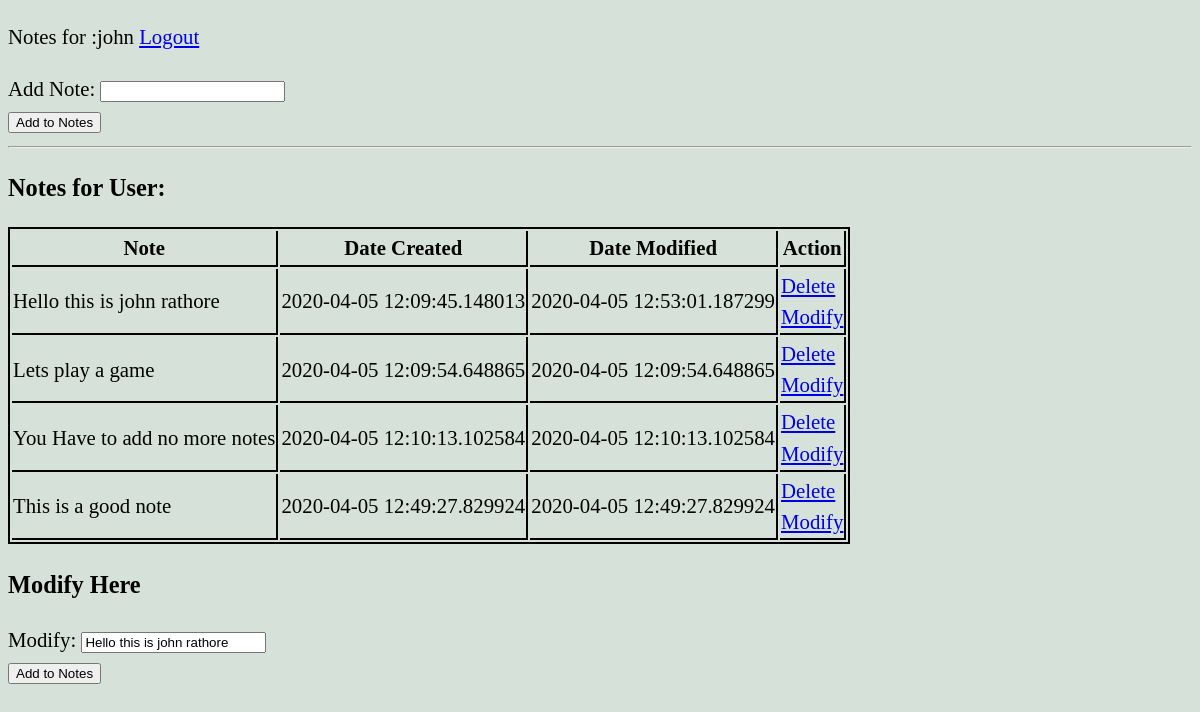
Page /update/1/1 on the committed database.
### app.py (models this page shows, shortened)
class User(db.Model):
    id=db.Column(db.Integer,primary_key=True)
    username=db.Column(db.String(200),nullable=False)
    password=db.Column(db.String(200),nullable=False)
    logged_in=db.Column(db.Boolean,default=False)

class Note(db.Model):
    id=db.Column(db.Integer,primary_key=True)
    content=db.Column(db.String(500),nullable=False)
    date_created=db.Column(db.DateTime,default=datetime.now())
    date_modified=db.Column(db.DateTime,default=datetime.now())
    user_id=db.Column(db.Integer, db.ForeignKey('user.id'),
        nullable=False)
    user = db.relationship('User',
        backref=db.backref('notes', lazy=True)
        )

### app.py (the view, shortened to what this page needs)
@app.route('/update/<int:uid>/<int:id>',methods=['GET','POST'])
def modify(uid,id):
    user=User.query.filter_by(id=uid).first()
    note=Note.query.filter_by(id=id).first()
    mod=False
    return render_template('notes.html',user=user,notes=user.notes,note=note,modify=True)

### templates/notes.html (shortened to what this page needs)
 {%extends 'base.html'%}
 {%block body%}
 <p>
    Notes for :{{user.username}}
    <a href="/logout/{{user.id}}">
        Logout
    </a>
</p>
 <form action="/notes/{{user.id}}" method="post">
   Add Note: <input type="text" name="content">
   <br>
   <input type="submit" value="Add to Notes">
</form>
<hr>
<h3>Notes for User:</h3>
<table>
<thead>
    <tr>
        <th>Note</th>
        <th>Date Created</th>
        <th>Date Modified</th>
        <th>Action</th>
    </tr>
</thead>
<tbody>
    {%for note in notes%}
    <tr>
    <td>{{note.content}}</td>
    <td>{{note.date_created}}</td>
    <td>{{note.date_modified}}</td>
    <td><a href="/delete/{{user.id}}/{{note.id}}">Delete</a>
        <br>
    <a href="/update/{{user.id}}/{{note.id}}">Modify</a>
    </td>
</tr>
    {%endfor%}
</tbody>
</table>
{%if modify%}
<h3>Modify Here</h3>
 <p>
    <form action="/update/{{user.id}}/{{note.id}}" method="post">
        Modify: <input type="text" name="content" value="{{note.content}}">
        <br>
        <input type="submit" value="Add to Notes">
     </form>
 </p>
 {%endif%}
 {%endblock%}

### templates/base.html (shortened to what this page needs)
<!DOCTYPE html>
<html lang="en">
<head>
    <link rel="stylesheet" href="{{url_for('static',filename='main.css')}}">
</head>
<body>
    {%block body%}{%endblock%}
</body>
</html>

### static/main.css (style rules this page uses)
body { background-color: rgb(214, 226, 217); font-family: Cambria, Cochin, Georgia, Times, 'Times New Roman', serif; font-size: 1.3em; line-height: 1.5em; }
table,td,th { border: 2px black solid; }
td,th { border-left: none; border-top: none; }

### rows in the picture
User: username "john"
Note: content "Hello this is john rathore", date_created "2020-04-05 12:09:45.148013", date_modified "2020-04-05 12:53:01.187299"
Note: content "Lets play a game", date_created "2020-04-05 12:09:54.648865", date_modified "2020-04-05 12:09:54.648865"
Note: content "You Have to add no more notes", date_created "2020-04-05 12:10:13.102584", date_modified "2020-04-05 12:10:13.102584"
Note: content "This is a good note", date_created "2020-04-05 12:49:27.829924", date_modified "2020-04-05 12:49:27.829924"
